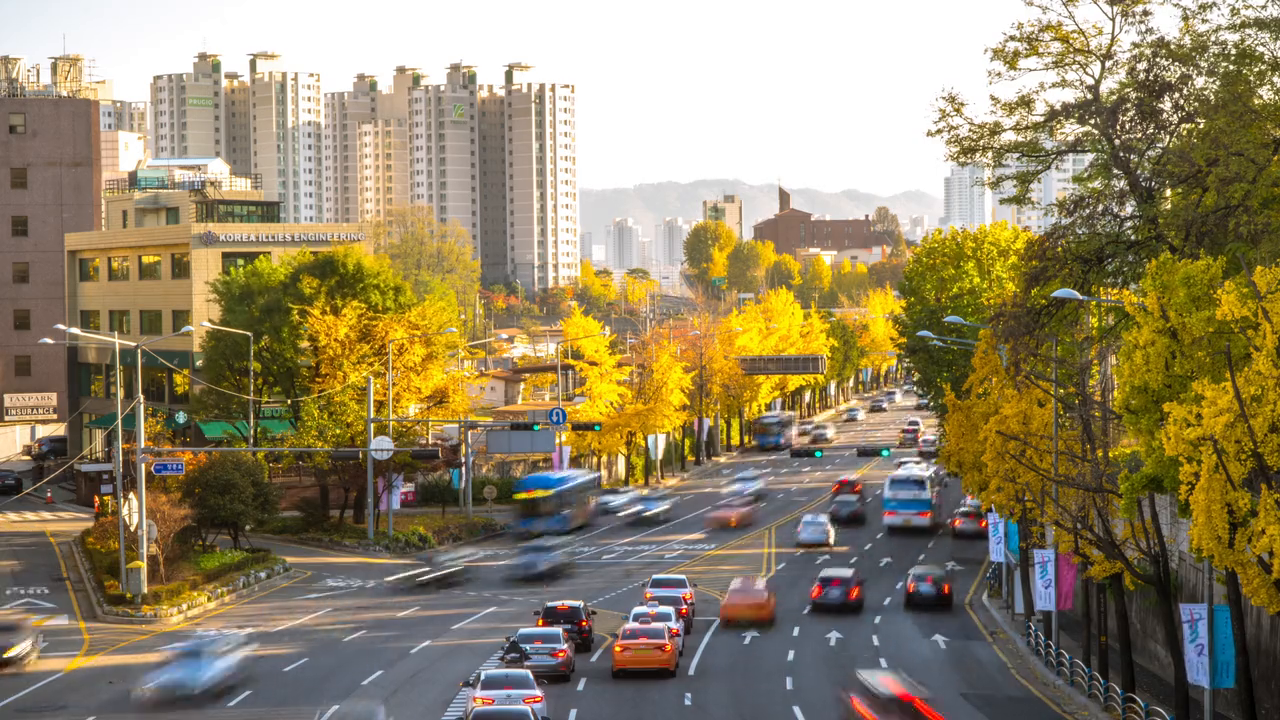
#> input picture frame 15 of OpenCV/video.mp4, 1280 x 720 px, given in place of city.mp4, which was not available
$ jupyter execute '19. 퀴즈.ipynb'   (text cells are left out)
#> lines starting #> are read from the running program, lines starting #| are printed output that depends on the picture
[cell 1]
import cv2

cap = cv2.VideoCapture('city.mp4')
fourcc = cv2.VideoWriter_fourcc(*'DIVX') #코덱설정
width = round(cap.get(cv2.CAP_PROP_FRAME_WIDTH))
height = round(cap.get(cv2.CAP_PROP_FRAME_HEIGHT))
fps = cap.get(cv2.CAP_PROP_FPS)

out = cv2.VideoWriter('city_ouput.mp4', fourcc, fps*4, (height,width))

while cap.isOpened():
    ret, frame = cap.read()
#> frame is the input picture: shape (720, 1280, 3); mean B, G, R 104.4, 134, 146.7
    if not ret:
        break

    rotate_frame = cv2.rotate(frame, cv2.ROTATE_90_COUNTERCLOCKWISE) #반시계 방향으로 90도 회전
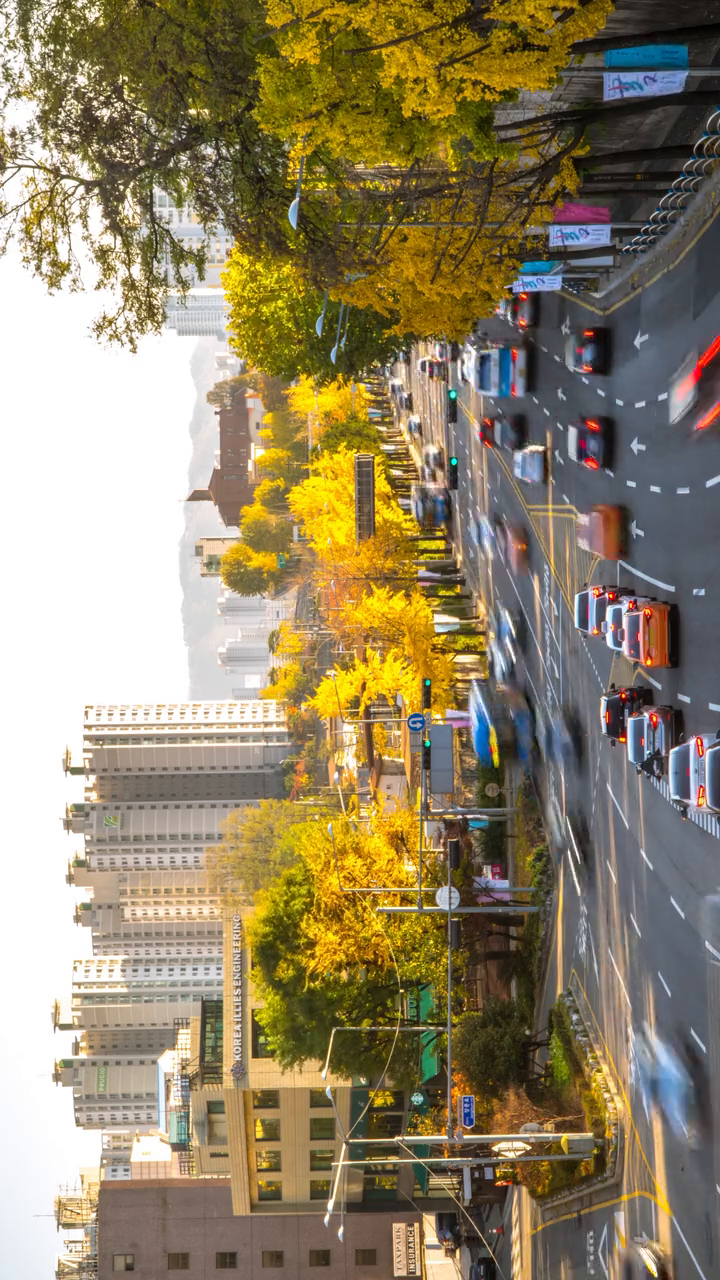
#> rotate_frame: shape (1280, 720, 3); mean B, G, R 104.4, 134, 146.7
    cv2.imshow('video', frame)

    if cv2.waitKey(1) == ord('q'):
#> (key q is pressed here)
        break

out.release()
cap.release()
cv2.destroyAllWindows()


$ run again, starting later in the video
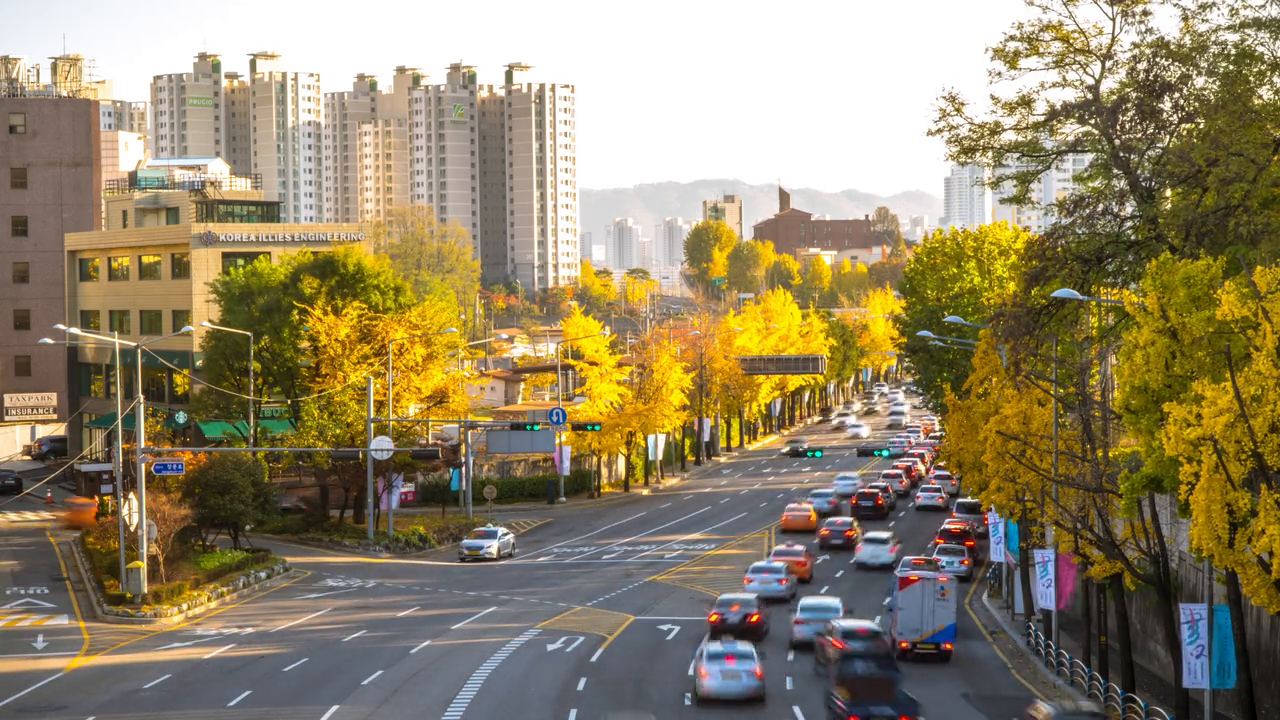
#> input picture frame 67 of OpenCV/video.mp4, 1280 x 720 px, given in place of city.mp4, which was not available
#> frame is the input picture: shape (720, 1280, 3); mean B, G, R 104.3, 133.9, 146.5
#> `rotate_frame = cv2.rotate(frame, cv2.ROTATE_90_COUNTERCLOCKWISE)`:
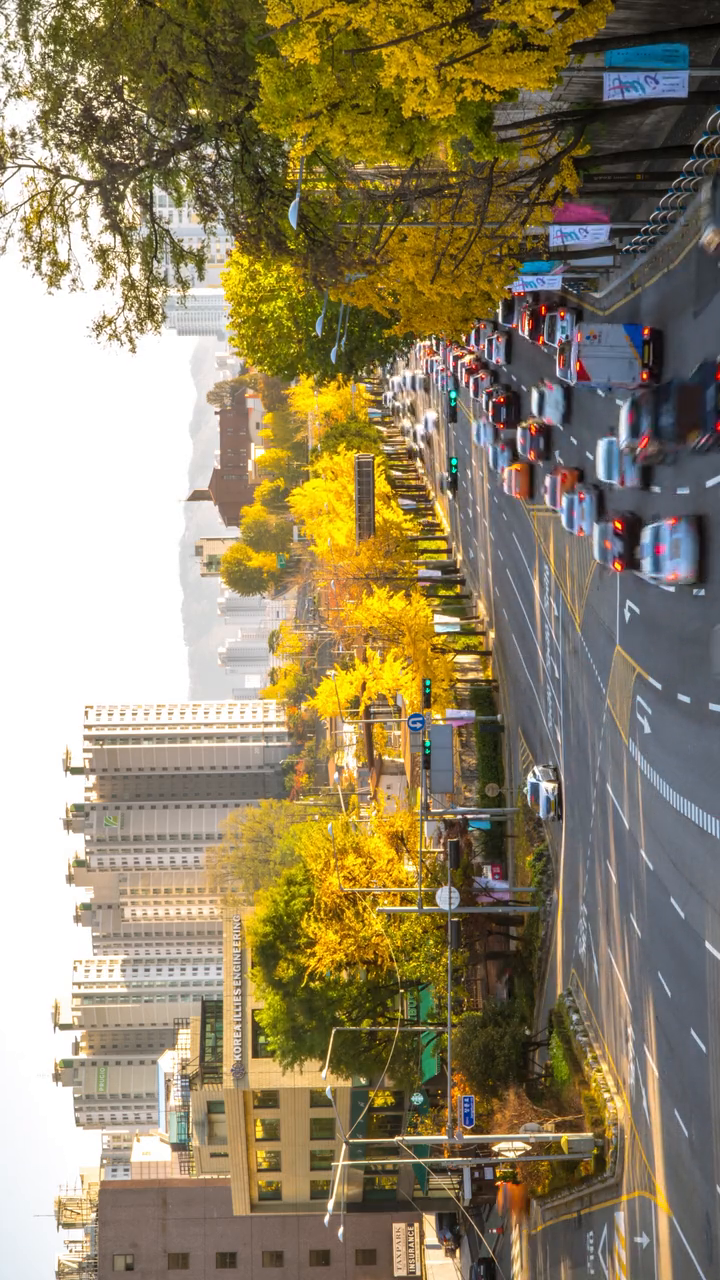
#> rotate_frame: shape (1280, 720, 3); mean B, G, R 104.3, 133.9, 146.5

$ run again, starting later in the video
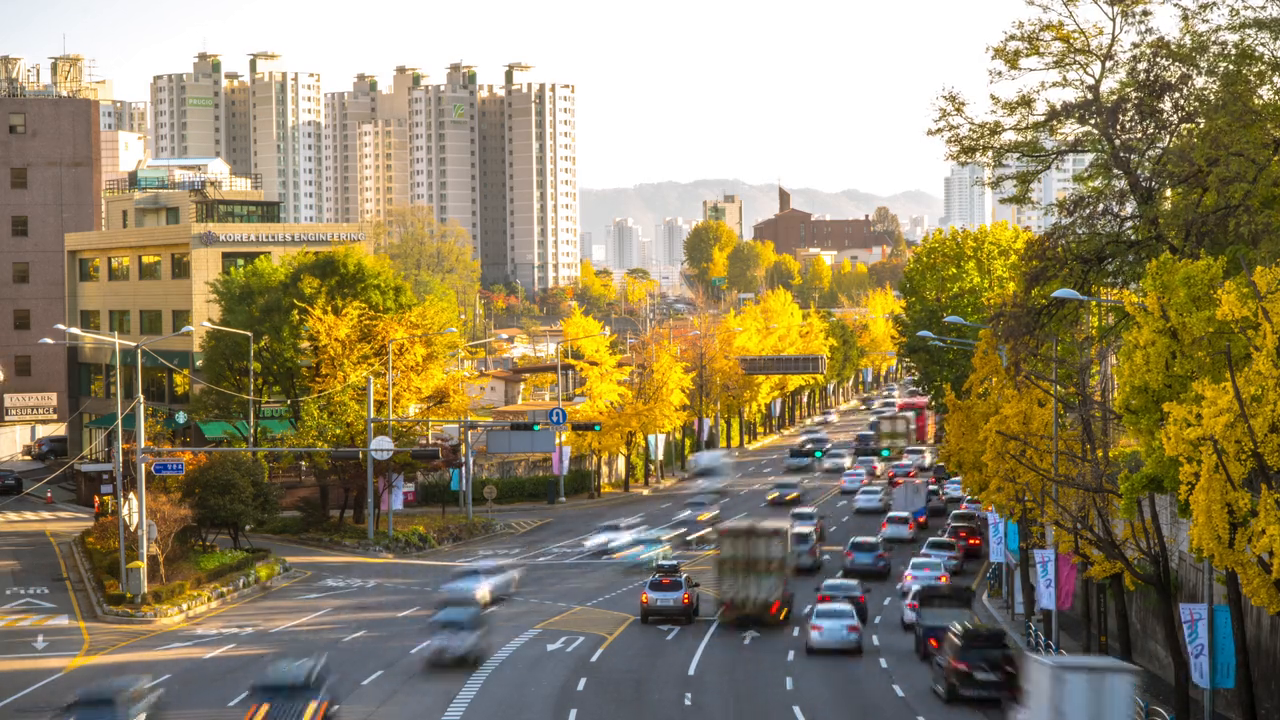
#> input picture frame 120 of OpenCV/video.mp4, 1280 x 720 px, given in place of city.mp4, which was not available
#> frame is the input picture: shape (720, 1280, 3); mean B, G, R 104, 133.4, 145.2
#> `rotate_frame = cv2.rotate(frame, cv2.ROTATE_90_COUNTERCLOCKWISE)`:
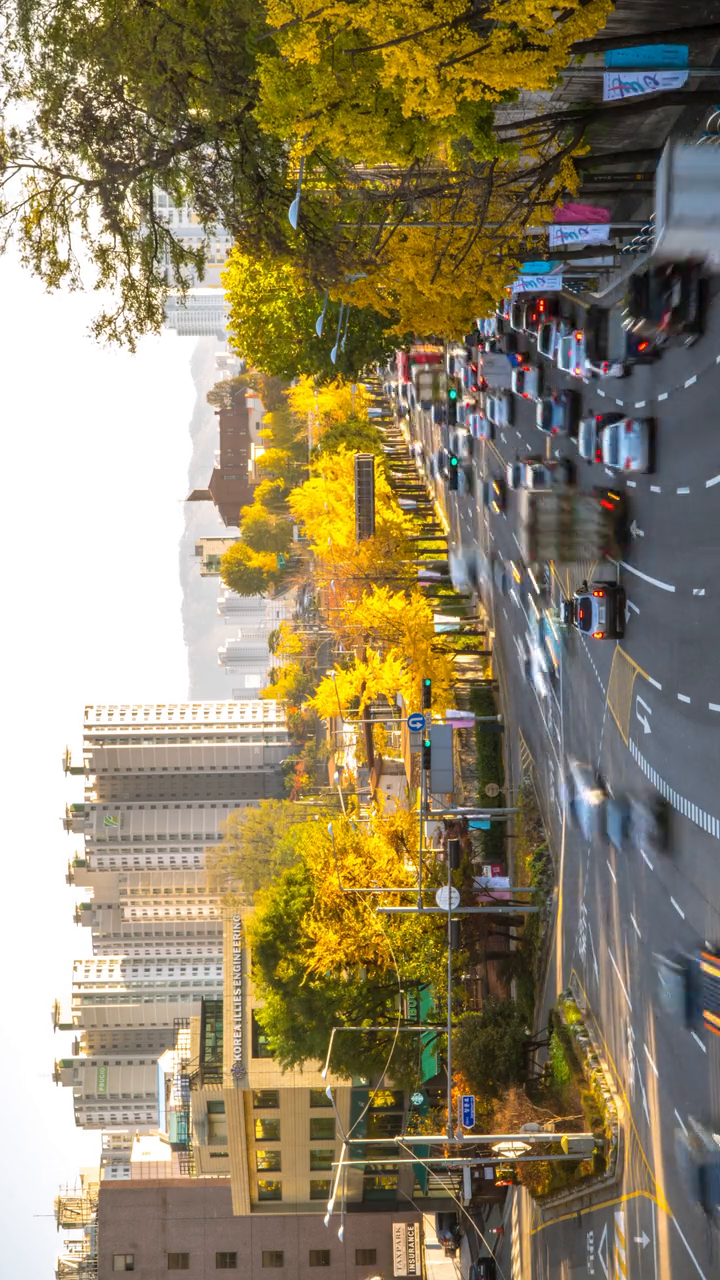
#> rotate_frame: shape (1280, 720, 3); mean B, G, R 104, 133.4, 145.2
